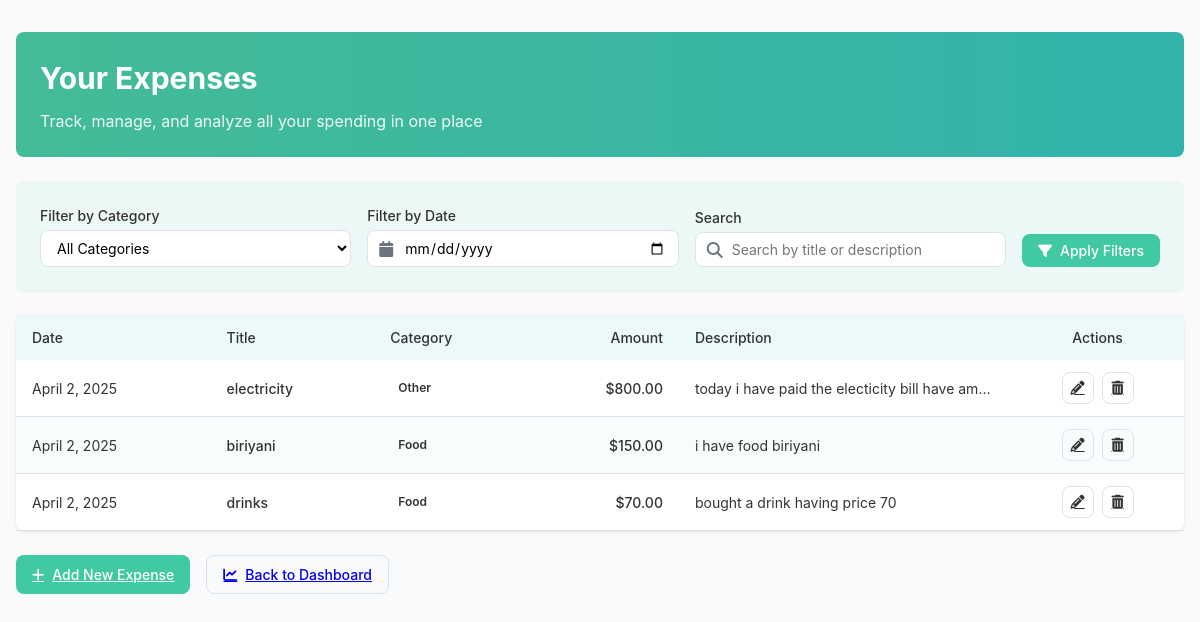
The page /dashboard/list/ (signed in) on the database its author committed.
### expenses/models.py (models this page shows, shortened)
class Expense(models.Model):
    CATEGORY_CHOICES = [
        ('food', 'Food'),
        ('transport', 'Transport'),
        ('entertainment', 'Entertainment'),
        ('shopping', 'Shopping'),
        ('health', 'Health'),
        ('other', 'Other'),
    ]
    user = models.ForeignKey(User, on_delete=models.CASCADE)  # Each expense belongs to a user
    title = models.CharField(max_length=255)
    amount = models.DecimalField(max_digits=10, decimal_places=2)
    category = models.CharField(max_length=20, choices=CATEGORY_CHOICES)
    date = models.DateField()
    description = models.TextField(blank=True, null=True)

### expenses/views.py (the view)
# urls.py: path('list/', views.list_expenses, name='list_expenses'),
@login_required
def list_expenses(request):
    expenses = Expense.objects.filter(user=request.user).order_by('-date')
    category_choices = Expense.CATEGORY_CHOICES  # Get categories for dropdown
    category = request.GET.get('category')
    date = request.GET.get('date')
    search_query = request.GET.get('search')
    if category:
        expenses = expenses.filter(category=category)
    if date:
        expenses = expenses.filter(date=date)
    if search_query:
        expenses = expenses.filter(title__icontains=search_query) | expenses.filter(description__icontains=search_query)
    return render(request, 'expenses/list_expenses.html', {'expenses': expenses, 'category_choices': category_choices})

### expenses/templates/expenses/list_expenses.html (shortened to what this page needs)
<!DOCTYPE html>
<html lang="en">
<head>
    <link rel="stylesheet" href="https://cdnjs.cloudflare.com/ajax/libs/font-awesome/6.4.0/css/all.min.css">
</head>
<body>
    <div class="container">
        <div class="expense-header">
            <h1>Your Expenses</h1>
            <p>Track, manage, and analyze all your spending in one place</p>
        </div>
        <div class="filter-card">
            <form method="GET" class="filter-form">
                <div class="form-group">
                    <label for="category">Filter by Category</label>
                    <select name="category" id="category" class="form-control">
                        <option value="">All Categories</option>
                    </select>
                </div>
                <div class="form-group">
                    <label for="date">Filter by Date</label>
                    <div class="input-wrapper">
                        <i class="fas fa-calendar"></i>
                        <input type="date" name="date" id="date" class="form-control with-icon" value="{{ request.GET.date }}">
                    </div>
                </div>
                <div class="form-group">
                    <label for="search">Search</label>
                    <div class="input-wrapper">
                        <i class="fas fa-search"></i>
                        <input type="text" name="search" id="search" class="form-control with-icon" placeholder="Search by title or description" value="{{ request.GET.search }}">
                    </div>
                </div>
                <div class="btn-group">
                    <button type="submit" class="btn btn-primary">
                        <i class="fas fa-filter"></i> Apply Filters
                    </button>
                </div>
            </form>
        </div>
        <div class="card">
            {% if expenses %}
                <div class="table-responsive">
                    <table>
                        <thead>
                            <tr>
                                <th>Date</th>
                                <th>Title</th>
                                <th>Category</th>
                                <th class="text-right">Amount</th>
                                <th>Description</th>
                                <th class="text-center">Actions</th>
                            </tr>
                        </thead>
                        <tbody>
                            {% for expense in expenses %}
                                <tr>
                                    <td>{{ expense.date }}</td>
                                    <td class="font-medium">{{ expense.title }}</td>
                                    <td>
                                        <span class="category-badge category-{{ expense.category }}">
                                            {{ expense.get_category_display }}
                                        </span>
                                    </td>
                                    <td class="text-right font-medium">${{ expense.amount }}</td>
                                    <td class="truncate">{{ expense.description }}</td>
                                    <td>
                                        <div class="action-buttons">
                                            <a href="{% url 'edit_expense' expense.id %}" class="btn-icon" title="Edit">
                                                <i class="fas fa-pencil-alt"></i>
                                            </a>
                                            <a href="{% url 'delete_expense' expense.id %}" class="btn-icon btn-danger" title="Delete">
                                                <i class="fas fa-trash-alt"></i>
                                            </a>
                                        </div>
                                    </td>
                                </tr>
                            {% endfor %}
                        </tbody>
                    </table>
                </div>
            {% endif %}
        </div>
        <div class="actions">
            <a href="{% url 'add_expense' %}" class="btn btn-primary">
                <i class="fas fa-plus"></i> Add New Expense
            </a>
            <a href="{% url 'dashboard' %}" class="btn btn-outline">
                <i class="fas fa-chart-line"></i> Back to Dashboard
            </a>
        </div>
    </div>
</body>
</html>

### expenses/templates/expenses/list_expenses.html (style rules this page uses)
:root { --primary: #40c9a2; --primary-dark: #36b08d; --secondary: #e0f5f0; --text-dark: #333; --text-light: #fff; --muted: #6c757d; --border: #dee2e6; --radius: 0.5rem; --color-food: #fff2e0; --color-food-text: #9a5700; --color-transport: #e1f0ff; --color-transport-text: #0058a3; --color-entertainment: #f3e5fc; --color-entertainment-text: #5f2580; --color-shopping: #ffe5f0; --color-shopping-text: #a3004e; --color-bills: #ffe5e5; --color-bills-text: #a30000; --color-health: #e5ffed; --color-health-text: #006e25; --color-other: #f5f5f5; --color-other-text: #555; }
* { margin: 0; padding: 0; box-sizing: border-box; font-family: -apple-system, BlinkMacSystemFont, 'Segoe UI', Roboto, Oxygen, Ubuntu, Cantarell, 'Open Sans', 'Helvetica Neue', sans-serif; }
body { background-color: #f9fafb; color: var(--text-dark); line-height: 1.5; padding-bottom: 2rem; }
.container { max-width: 1200px; margin: 0 auto; padding: 0 1rem; }
.expense-header { background: linear-gradient(to right, hsl(162, 47%, 50%), hsl(176, 56%, 45%)); color: white; padding: 1.5rem; border-radius: var(--radius); margin-bottom: 1.5rem; margin-top: 2rem; }
.expense-header h1 { font-size: 1.875rem; font-weight: bold; margin-bottom: 0.5rem; }
.expense-header p { opacity: 0.9; }
.filter-card { background-color: rgba(224, 245, 240, 0.5); border-radius: var(--radius); padding: 1.5rem; margin-bottom: 1.5rem; box-shadow: 0 1px 2px rgba(0, 0, 0, 0.05); animation: fadeIn 0.3s ease-out forwards; }
.filter-form { display: flex; flex-wrap: wrap; gap: 1rem; align-items: flex-end; }
.form-group { flex: 1 1 200px; }
.form-group label { display: block; font-size: 0.875rem; font-weight: 500; margin-bottom: 0.25rem; }
.form-group .input-wrapper { position: relative; }
.form-group .input-wrapper i { position: absolute; left: 0.75rem; top: 50%; transform: translateY(-50%); color: var(--muted); }
.form-control { display: block; width: 100%; padding: 0.5rem 0.75rem; font-size: 0.875rem; background-color: white; border: 1px solid var(--border); border-radius: var(--radius); }
.form-control.with-icon { padding-left: 2.25rem; }
.btn-group { display: flex; gap: 0.5rem; }
.btn { display: inline-flex; align-items: center; gap: 0.5rem; padding: 0.5rem 1rem; font-size: 0.875rem; font-weight: 500; border-radius: var(--radius); border: none; cursor: pointer; transition: all 0.2s; }
.btn-primary { background-color: var(--primary); color: white; }
.btn-outline { background-color: transparent; border: 1px solid var(--border); }
.btn-danger { color: #dc3545; }
.card { background-color: white; border-radius: var(--radius); box-shadow: 0 1px 3px rgba(0, 0, 0, 0.1); margin-bottom: 1.5rem; animation: fadeIn 0.3s ease-out forwards; }
.table-responsive { overflow-x: auto; }
table { width: 100%; border-collapse: collapse; }
th { background-color: hsl(176, 56%, 95%); text-align: left; padding: 0.75rem 1rem; font-weight: 500; font-size: 0.875rem; white-space: nowrap; }
td { padding: 0.75rem 1rem; border-bottom: 1px solid var(--border); font-size: 0.875rem; }
tr:nth-child(even) { background-color: hsl(176, 56%, 98%); }
.category-badge { display: inline-block; padding: 0.25rem 0.5rem; border-radius: 1rem; font-size: 0.75rem; font-weight: 600; }
.action-buttons { display: flex; justify-content: center; gap: 0.5rem; }
.btn-icon { display: inline-flex; align-items: center; justify-content: center; width: 2rem; height: 2rem; border-radius: var(--radius); border: 1px solid var(--border); background-color: transparent; color: var(--text-dark); cursor: pointer; transition: all 0.2s; }
.text-right { text-align: right; }
.text-center { text-align: center; }
.font-medium { font-weight: 500; }
.truncate { white-space: nowrap; overflow: hidden; text-overflow: ellipsis; max-width: 200px; }
.actions { margin-top: 1.5rem; display: flex; flex-wrap: wrap; gap: 1rem; }

### rows shown on the page
Expense: date "April 2, 2025", title "electricity", category "Other", amount "800.00", description "today i have paid the electicity bill have am…"
Expense: date "April 2, 2025", title "biriyani", category "Food", amount "150.00", description "i have food biriyani"
Expense: date "April 2, 2025", title "drinks", category "Food", amount "70.00", description "bought a drink having price 70"
